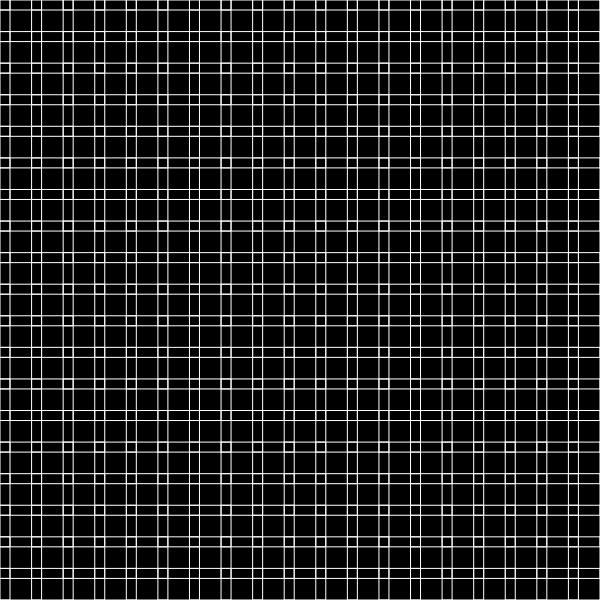
Frame 1 (no input)
Frame 2 (the mouse pressed at the canvas centre, redrawn once): identical to frame 1, image omitted

The p5.js sketch that drew this single still picture (run headless with seeded random() and noise() and a simulated clock; the mouse was pressed at the canvas centre and the sketch redrawn once):

// p5.js sketch
// ── sketch.js
// wire mesh — the original had AudioIn / Amplitude setup but the audio-driven
// behavior is commented out, so this is a static render. Faithful port.

const noc_x = 20;
const noc_y = 20;
const cubeSize = 10;

function setup() {
  createCanvas(600, 600);
  noStroke();
  noLoop();
}

function draw() {
  background(0);
  drawMesh(color(255));
}

function drawMesh(meshClr) {
  const xstep = width / (noc_x - 1);
  const ystep = height / (noc_y - 1);
  const cubes = [];
  let posX = 0;
  let posY = 0;
  for (let i = 0; i < noc_x * noc_y; i++) {
    cubes.push([
      { x: posX, y: posY },
      { x: cubeSize + posX, y: posY },
      { x: cubeSize + posX, y: cubeSize + posY },
      { x: posX, y: cubeSize + posY },
    ]);
    posX += xstep;
    if (i % noc_x === noc_x - 1) {
      posY += ystep;
      posX = 0;
    }
  }

  noFill();
  stroke(meshClr);
  strokeWeight(1);
  for (const c of cubes) {
    beginShape();
    vertex(c[0].x, c[0].y);
    vertex(c[1].x, c[1].y);
    vertex(c[2].x, c[2].y);
    vertex(c[3].x, c[3].y);
    endShape(CLOSE);
  }

  for (let i = 1; i < cubes.length; i++) {
    const ca = cubes[i - 1];
    const cb = cubes[i];
    if (ca[0].y === cb[0].y) {
      beginShape();
      vertex(ca[1].x, ca[1].y);
      vertex(cb[0].x, cb[0].y);
      vertex(cb[3].x, cb[3].y);
      vertex(ca[2].x, ca[2].y);
      endShape(CLOSE);
    }
  }
  for (let i = noc_x; i < cubes.length; i++) {
    const ca = cubes[i - noc_x];
    const cb = cubes[i];
    beginShape();
    vertex(ca[3].x, ca[3].y);
    vertex(ca[2].x, ca[2].y);
    vertex(cb[1].x, cb[1].y);
    vertex(cb[0].x, cb[0].y);
    endShape(CLOSE);
  }
}
